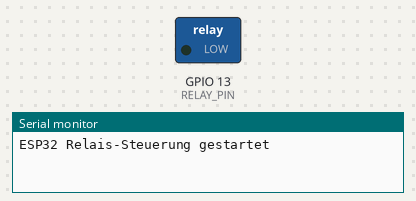
Simulated run of this sketch. Board: ESP32. Parts: switched loads named in the sketch (green lamp = pin HIGH), the last lines printed to the serial monitor.

Above: at 2.5 s.
At 7.5 s:
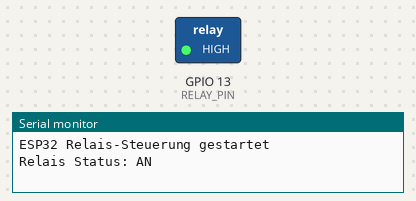
Timing chart, 0 to 13.0 s (numbered marks = the images above):
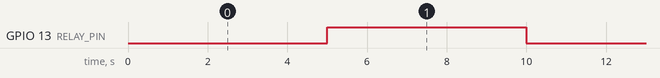

The sketch:

Gravitrax-1-Relais.ino
```cpp
// Definieren des Relais-Pins
const int RELAY_PIN = 13;

// Variablen für den Relais-Status
bool relayState = false;

// Zeitintervall für das Umschalten (in Millisekunden)
const unsigned long INTERVAL = 5000;  // 5 Sekunden
unsigned long previousMillis = 0;

void setup() {
  // Serielle Kommunikation starten
  Serial.begin(9600);

  // Relais-Pin als Ausgang konfigurieren
  pinMode(RELAY_PIN, OUTPUT);

  // Relais initial ausschalten
  digitalWrite(RELAY_PIN, LOW);
  relayState = false;

  Serial.println("ESP32 Relais-Steuerung gestartet");
}

void loop() {
  // Aktuelle Zeit erfassen
  unsigned long currentMillis = millis();

  // Prüfen ob das Intervall abgelaufen ist
  if (currentMillis - previousMillis >= INTERVAL) {
    // Relais-Zustand umschalten
    relayState = !relayState;

    // Relais schalten
    digitalWrite(RELAY_PIN, relayState ? HIGH : LOW);

    // Status ausgeben
    Serial.print("Relais Status: ");
    Serial.println(relayState ? "AN" : "AUS");

    // Zeitstempel aktualisieren
    previousMillis = currentMillis;
  }
}
```

Measured:
- by itself, GPIO 13 (RELAY_PIN): alternates HIGH for 5.0 s and LOW for 5.0 s
